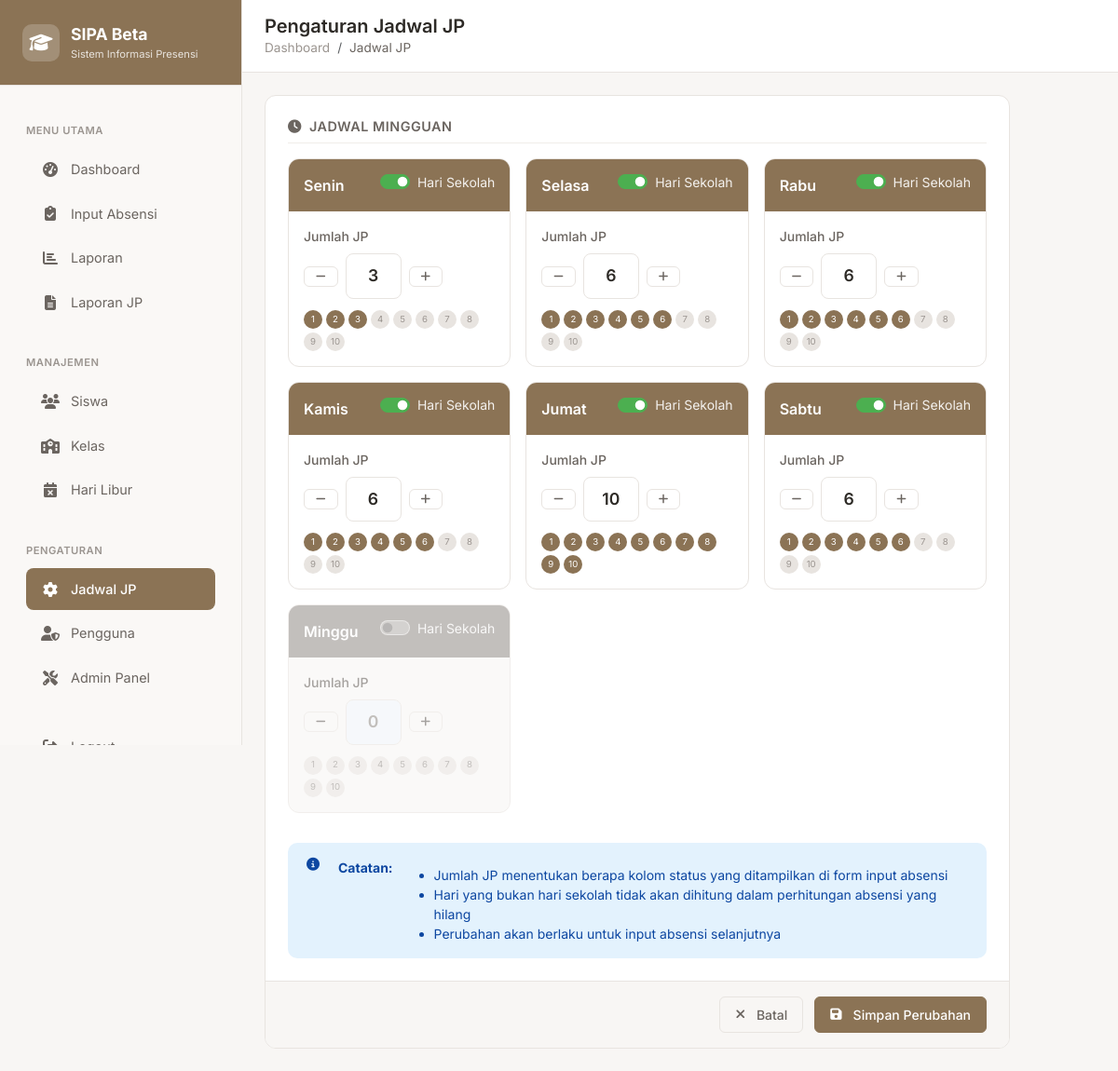
/manage/settings/schedule/ (signed in), run on the app's committed database.
### attendance/models.py (models this page shows, shortened)
class DaySchedule(models.Model):
    DAY_CHOICES = [
        (0, 'Senin'),
        (1, 'Selasa'),
        (2, 'Rabu'),
        (3, 'Kamis'),
        (4, 'Jumat'),
        (5, 'Sabtu'),
        (6, 'Minggu'),
    ]
    day_of_week = models.IntegerField(
        choices=DAY_CHOICES,
        unique=True,
        primary_key=True,
        help_text='Day of week (0=Senin, 6=Minggu)'
    )
    day_name = models.CharField(
        max_length=10,
        help_text='Display name for the day'
    )
    default_jp_count = models.PositiveIntegerField(
        validators=[
            MinValueValidator(1, message='JP count must be at least 1'),
            MaxValueValidator(10, message='JP count cannot exceed 10')
        ],
        help_text='Number of JP (Jam Pelajaran) for this day (1-10)'
    )
    is_school_day = models.BooleanField(
        default=True,
        help_text='Whether this is a school day'
    )
    updated_at = models.DateTimeField(auto_now=True)
    updated_by = models.ForeignKey(
        User,
        on_delete=models.SET_NULL,
        null=True,
        blank=True,
        related_name='dayschedule_updated'
    )
    class Meta:
        ordering = ['day_of_week']
        verbose_name = 'Day Schedule'
        verbose_name_plural = 'Day Schedules'

### attendance/views.py (the view, shortened to what this page needs)
# urls.py: path('manage/settings/schedule/', views.manage_day_schedule, name='manage_day_schedule'),
@login_required
@admin_required
def manage_day_schedule(request):
    try:
        schedules = DaySchedule.objects.all().order_by('day_of_week')
        context = {
            'schedules': schedules,
        }
    except Exception as e:
        logger.error(f"Error loading day schedule: {str(e)}")
        messages.error(request, "Terjadi kesalahan saat memuat jadwal JP")
        context = {'schedules': []}
    return render(request, 'manage/settings/day_schedule.html', context)

### attendance/context_processors.py (called while the page is built)
def app_context(request):
    return {
        'app_config': getattr(settings, 'SIPA_YAUMI', {}),
        'app_name': getattr(settings, 'SIPA_YAUMI', {}).get('APP_NAME', 'SIPA Beta '),
        'school_name': getattr(settings, 'SIPA_YAUMI', {}).get('SCHOOL_NAME', 'PESANTREN YAUMI YOGYAKARTA'),
        'app_version': getattr(settings, 'SIPA_YAUMI', {}).get('VERSION', '1.0.0'),
    }

### templates/manage/settings/day_schedule.html (shortened to what this page needs)
{% extends 'manage/base_form.html' %}
{% load static %}
{% block page_title %}Pengaturan Jadwal JP{% endblock %}
{% block breadcrumb_items %}
<li class="breadcrumb-item active">Jadwal JP</li>
{% endblock %}
{% block cancel_url %}{% url 'dashboard' %}{% endblock %}
{% block submit_text %}Simpan Perubahan{% endblock %}
{% block form_content %}
<div class="form-section">
    <h6 class="form-section-title">
        <i class="fas fa-clock me-2"></i>Jadwal Mingguan
    </h6>
    <div class="schedule-grid">
        {% for schedule in schedules %}
        <div class="schedule-card {% if not schedule.is_school_day %}inactive{% endif %}">
            <div class="schedule-header">
                <div class="day-name">{{ schedule.day_name }}</div>
                <div class="form-check form-switch">
                    <input type="checkbox"
                           class="form-check-input"
                           id="is_school_day_{{ schedule.day_of_week }}"
                           name="is_school_day_{{ schedule.day_of_week }}"
                           {% if schedule.is_school_day %}checked{% endif %}>
                    <label class="form-check-label small" for="is_school_day_{{ schedule.day_of_week }}">
                        Hari Sekolah
                    </label>
                </div>
            </div>
            <div class="schedule-body">
                <label for="jp_count_{{ schedule.day_of_week }}" class="form-label">
                    Jumlah JP
                </label>
                <div class="jp-input-wrapper">
                    <button type="button" class="btn btn-outline-secondary btn-sm jp-btn-minus"
                            data-target="jp_count_{{ schedule.day_of_week }}">
                        <i class="fas fa-minus"></i>
                    </button>
                    <input type="number"
                           class="form-control jp-input"
                           id="jp_count_{{ schedule.day_of_week }}"
                           name="jp_count_{{ schedule.day_of_week }}"
                           value="{{ schedule.default_jp_count }}"
                           min="1"
                           max="10"
                           {% if not schedule.is_school_day %}disabled{% endif %}>
                    <button type="button" class="btn btn-outline-secondary btn-sm jp-btn-plus"
                            data-target="jp_count_{{ schedule.day_of_week }}">
                        <i class="fas fa-plus"></i>
                    </button>
                </div>
                <div class="jp-preview">
                    {% for i in "1234567890"|make_list %}
                    {% if forloop.counter <= schedule.default_jp_count %}
                    <span class="jp-dot active" data-jp="{{ forloop.counter }}"></span>
                    {% elif forloop.counter <= 10 %}
                    <span class="jp-dot" data-jp="{{ forloop.counter }}"></span>
                    {% endif %}
                    {% endfor %}
                </div>
            </div>
        </div>
        {% endfor %}
    </div>
</div>
<div class="form-section">
    <div class="alert alert-info mb-0">
        <i class="fas fa-info-circle me-2"></i>
        <strong>Catatan:</strong>
        <ul class="mb-0 mt-2">
            <li>Jumlah JP menentukan berapa kolom status yang ditampilkan di form input absensi</li>
            <li>Hari yang bukan hari sekolah tidak akan dihitung dalam perhitungan absensi yang hilang</li>
            <li>Perubahan akan berlaku untuk input absensi selanjutnya</li>
        </ul>
    </div>
</div>
{% endblock %}

### static/css/main.css (style rules this page uses)
:root { --primary-50: #EEF2FF; --primary-100: #E0E7FF; --primary-200: #C7D2FE; --primary-300: #A5B4FC; --primary-400: #818CF8; --primary-500: #6366F1; --primary-600: #4F46E5; --primary-700: #4338CA; --primary-800: #3730A3; --primary-900: #312E81; --primary: var(--primary-600); --primary-hover: var(--primary-700); --primary-light: var(--primary-100); --slate-50: #F8FAFC; --slate-100: #F1F5F9; --slate-200: #E2E8F0; --slate-300: #CBD5E1; --slate-400: #94A3B8; --slate-500: #64748B; --slate-600: #475569; --slate-700: #334155; --slate-800: #1E293B; --slate-900: #0F172A; --status-hadir: #22C55E; --status-hadir-bg: #DCFCE7; --status-hadir-hover: #16A34A; --status-hadir-text: #166534; --status-sakit: #EAB308; --status-sakit-bg: #FEF9C3; --status-sakit-hover: #CA8A04; --status-sakit-text: #854D0E; --status-izin: #3B82F6; --status-izin-bg: #DBEAFE; --status-izin-hover: #2563EB; --status-izin-text: #1E40AF; --status-alpa: #EF4444; --status-alpa-bg: #FEE2E2; --status-alpa-hover: #DC2626; --status-alpa-text: #991B1B; --success: var(--status-hadir); --success-bg: var(--status-hadir-bg); --warning: var(--status-sakit); --warning-bg: var(--status-sakit-bg); --info: var(--status-izin); --info-bg: var(--status-izin-bg); --danger: var(--status-alpa); --danger-bg: var(--status-alpa-bg); --bg-white: #FFFFFF; --bg-light: var(--slate-50); --bg-muted: var(--slate-100); --bg-dark: var(--slate-900); --text-primary: var(--slate-900); --text-secondary: var(--slate-500); --text-muted: var(--slate-400); --text-light: var(--slate-300); --text-white: #FFFFFF; --border-color: var(--slate-200); --border-light: var(--slate-100); --border-dark: var(--slate-300); --spacing-0: 0; --spacing-1: 0.25rem; --spacing-2: 0.5rem; --spacing-3: 0.75rem; --spacing-4: 1rem; --spacing-5: 1.25rem; --spacing-6: 1.5rem; --spacing-8: 2rem; --spacing-10: 2.5rem; --spacing-12: 3rem; --spacing-16: 4rem; --radius-none: 0; --radius-sm: 4px; --radius-md: 6px; --radius-lg: 8px; --radius-xl: 12px; --radius-2xl: 16px; --radius-full: 9999px; --shadow-xs: 0 1px 2px 0 rgb(0 0 0 / 0.05); --shadow-sm: 0 1px 3px 0 rgb(0 0 0 / 0.1), 0 1px 2px -1px rgb(0 0 0 / 0.1); --shadow-md: 0 4px 6px -1px rgb(0 0 0 / 0.1), 0 2px 4px -2px rgb(0 0 0 / 0.1); --shadow-lg: 0 10px 15px -3px rgb(0 0 0 / 0.1), 0 4px 6px -4px rgb(0 0 0 / 0.1); --shadow-xl: 0 20px 25px -5px rgb(0 0 0 / 0.1), 0 8px 10px -6px rgb(0 0 0 / 0.1); --shadow-2xl: 0 25px 50px -12px rgb(0 0 0 / 0.25); --shadow-inner: inset 0 2px 4px 0 rgb(0 0 0 / 0.05); --shadow-none: 0 0 #0000; --shadow-focus: 0 0 0 3px var(--primary-100); --shadow-focus-danger: 0 0 0 3px var(--status-alpa-bg); --font-family: 'Inter', -apple-system, BlinkMacSystemFont, 'Segoe UI', Roboto, 'Helvetica Neue', Arial, sans-serif; --font-family-mono: ui-monospace, SFMono-Regular, 'SF Mono', Menlo, Consolas, monospace; --text-xs: 0.75rem; --text-sm: 0.875rem; --text-base: 1rem; --text-lg: 1.125rem; --text-xl: 1.25rem; --text-2xl: 1.5rem; --text-3xl: 1.875rem; --text-4xl: 2.25rem; --font-normal: 400; --font-medium: 500; --font-semibold: 600; --font-bold: 700; --leading-none: 1; --leading-tight: 1.25; --leading-snug: 1.375; --leading-normal: 1.5; --leading-relaxed: 1.625; --sidebar-width: 260px; --sidebar-collapsed-width: 64px; --header-height: 64px; --content-max-width: 1400px; --transition-fast: 150ms ease; --transition-base: 200ms ease; --transition-slow: 300ms ease; --z-dropdown: 100; --z-sticky: 200; --z-fixed: 300; --z-modal-backdrop: 400; --z-modal: 500; --z-popover: 600; --z-tooltip: 700; --z-toast: 800; }
*, *::before, *::after { box-sizing: border-box; }
html { font-size: 16px; -webkit-text-size-adjust: 100%; -webkit-font-smoothing: antialiased; -moz-osx-font-smoothing: grayscale; }
body { margin: 0; font-family: var(--font-family); font-size: var(--text-base); font-weight: var(--font-normal); line-height: var(--leading-normal); color: var(--text-primary); background-color: var(--bg-light); }
h1, h2, h3, h4, h5, h6 { margin-top: 0; margin-bottom: var(--spacing-2); font-weight: var(--font-semibold); line-height: var(--leading-tight); color: var(--text-primary); }
h6 { font-size: var(--text-sm); }

### static/css/responsive.css (style rules this page uses)
.form-control, .form-select { font-size: 16px; width: 100%; }
.alert { padding: var(--spacing-3) var(--spacing-4); margin-bottom: var(--spacing-3); }

### data on the page
DaySchedule: day_name "Senin", is_school_day "☑", default_jp_count "3"
DaySchedule: day_name "Selasa", is_school_day "☑", default_jp_count "6"
DaySchedule: day_name "Rabu", is_school_day "☑", default_jp_count "6"
DaySchedule: day_name "Kamis", is_school_day "☑", default_jp_count "6"
DaySchedule: day_name "Jumat", is_school_day "☑", default_jp_count "10"
DaySchedule: day_name "Sabtu", is_school_day "☑", default_jp_count "6"
DaySchedule: day_name "Minggu", default_jp_count "0"
